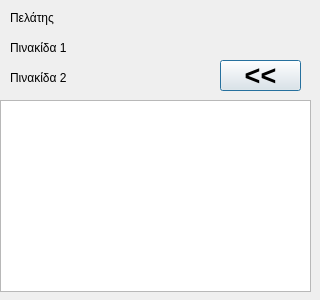
<?xml version="1.0" encoding="UTF-8"?>
<ui version="4.0">
 <class>profortosi_progress_1_1Class</class>
 <widget class="QDialog" name="profortosi_progress_1_1Class">
  <property name="geometry">
   <rect>
    <x>0</x>
    <y>0</y>
    <width>320</width>
    <height>300</height>
   </rect>
  </property>
  <property name="windowTitle">
   <string>Ανασκόπηση προφόρτωσης</string>
  </property>
  <widget class="QLabel" name="labelCustomer">
   <property name="geometry">
    <rect>
     <x>90</x>
     <y>10</y>
     <width>221</width>
     <height>21</height>
    </rect>
   </property>
   <property name="text">
    <string/>
   </property>
  </widget>
  <widget class="QLabel" name="labelCar1">
   <property name="geometry">
    <rect>
     <x>90</x>
     <y>40</y>
     <width>71</width>
     <height>16</height>
    </rect>
   </property>
   <property name="text">
    <string/>
   </property>
  </widget>
  <widget class="QLabel" name="label_2">
   <property name="geometry">
    <rect>
     <x>10</x>
     <y>40</y>
     <width>71</width>
     <height>16</height>
    </rect>
   </property>
   <property name="text">
    <string>Πινακίδα 1</string>
   </property>
  </widget>
  <widget class="QPushButton" name="pushBack">
   <property name="geometry">
    <rect>
     <x>220</x>
     <y>60</y>
     <width>81</width>
     <height>31</height>
    </rect>
   </property>
   <property name="font">
    <font>
     <pointsize>20</pointsize>
     <weight>75</weight>
     <bold>true</bold>
    </font>
   </property>
   <property name="text">
    <string>&lt;&lt;</string>
   </property>
  </widget>
  <widget class="QLabel" name="label">
   <property name="geometry">
    <rect>
     <x>10</x>
     <y>10</y>
     <width>61</width>
     <height>16</height>
    </rect>
   </property>
   <property name="text">
    <string>Πελάτης</string>
   </property>
  </widget>
  <widget class="QTableWidget" name="tableWidget">
   <property name="geometry">
    <rect>
     <x>0</x>
     <y>100</y>
     <width>311</width>
     <height>192</height>
    </rect>
   </property>
  </widget>
  <widget class="QLabel" name="labelCar2">
   <property name="geometry">
    <rect>
     <x>90</x>
     <y>70</y>
     <width>61</width>
     <height>16</height>
    </rect>
   </property>
   <property name="text">
    <string/>
   </property>
  </widget>
  <widget class="QLabel" name="labelWeight">
   <property name="geometry">
    <rect>
     <x>230</x>
     <y>40</y>
     <width>61</width>
     <height>16</height>
    </rect>
   </property>
   <property name="text">
    <string/>
   </property>
  </widget>
  <widget class="QLabel" name="label_3">
   <property name="geometry">
    <rect>
     <x>10</x>
     <y>70</y>
     <width>71</width>
     <height>16</height>
    </rect>
   </property>
   <property name="text">
    <string>Πινακίδα 2</string>
   </property>
  </widget>
 </widget>
 <layoutdefault spacing="6" margin="11"/>
 <resources/>
 <connections/>
</ui>
